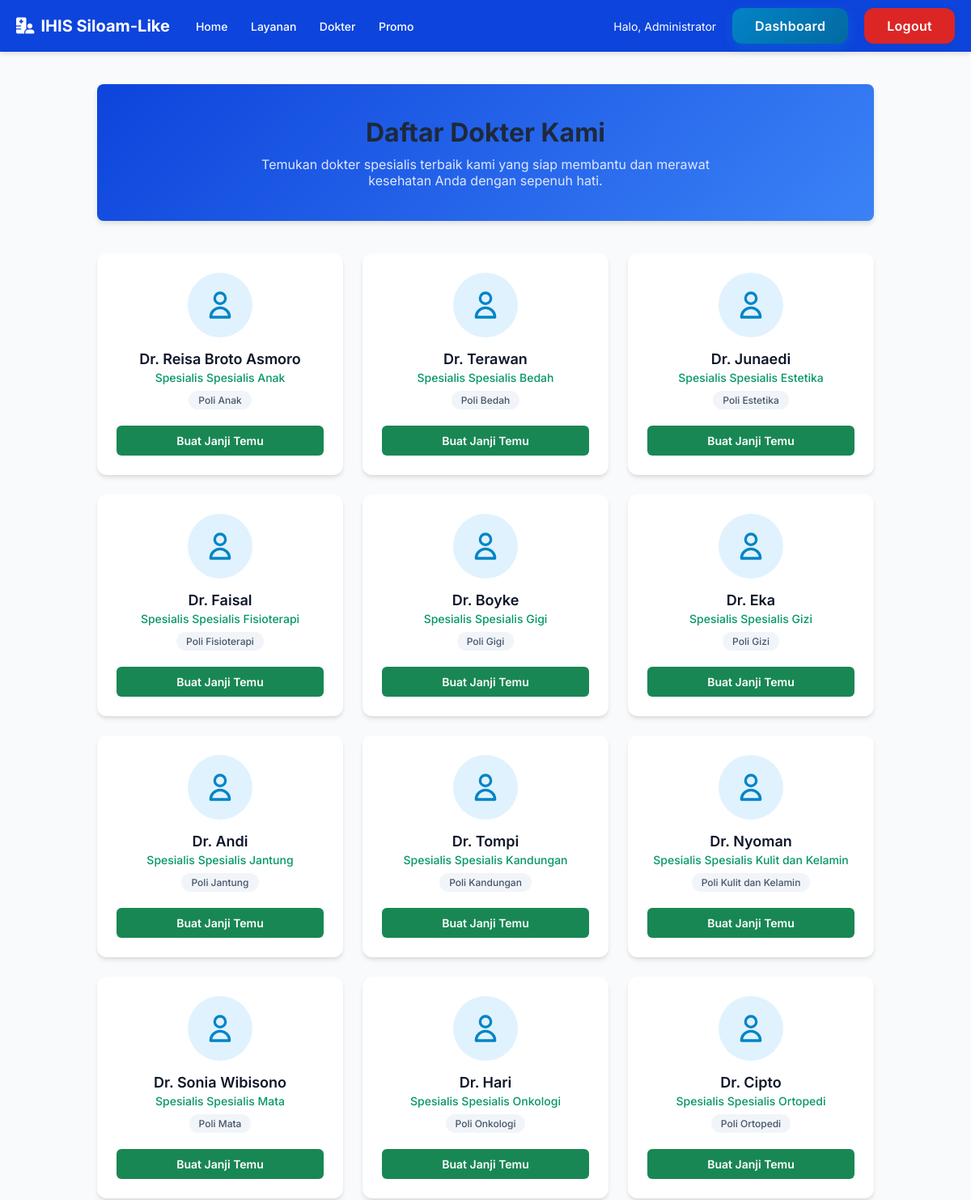
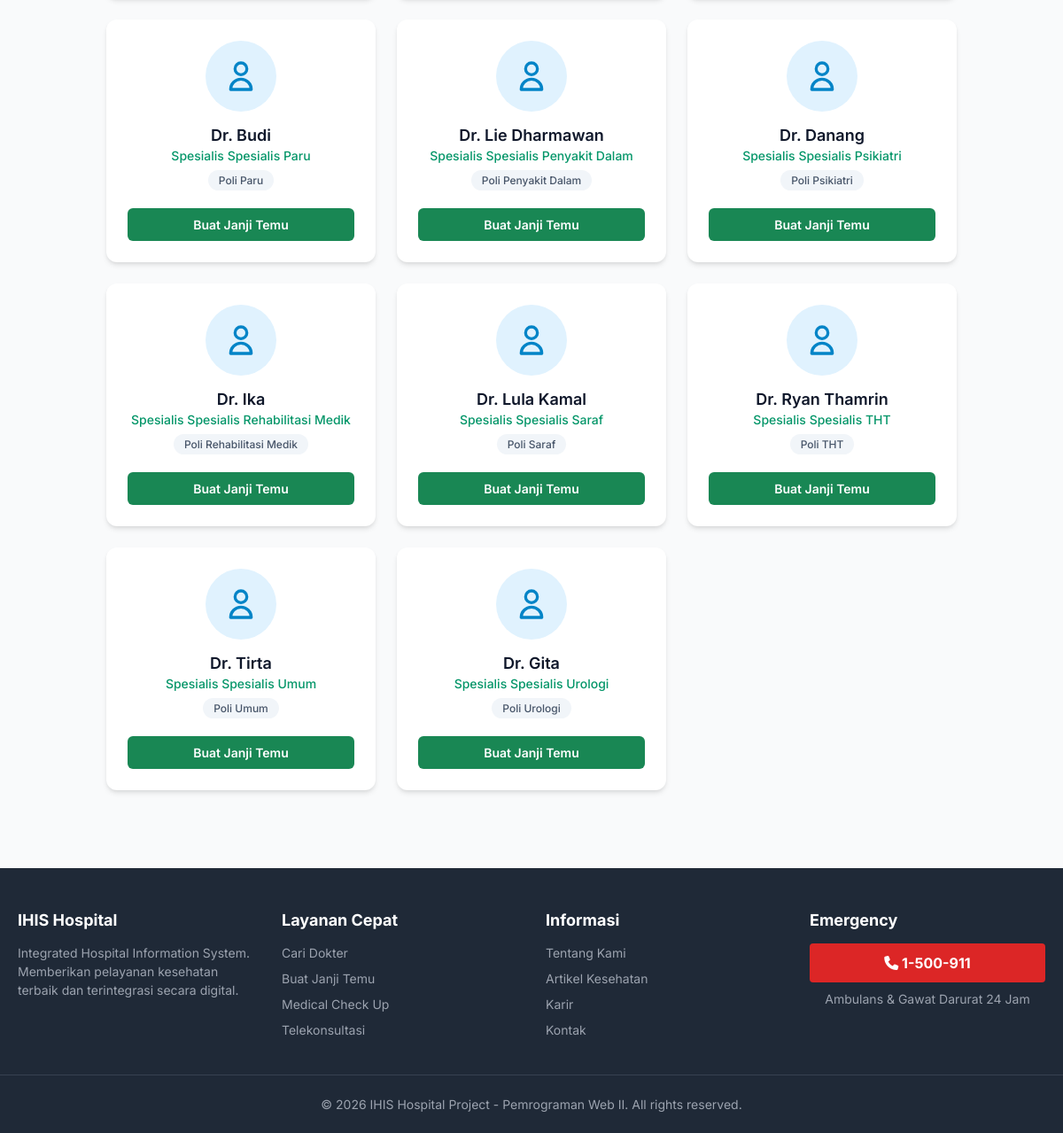
The app's page /index.php?page=doctors (signed in) with its own data (2 pictures, top to bottom).
### tables this page shows
CREATE TABLE `doctors` (
  `id` int(11) NOT NULL,
  `user_id` int(11) NOT NULL,
  `poly_id` int(11) NOT NULL,
  `full_name` varchar(150) NOT NULL,
  `specialty` varchar(100) NOT NULL,
  `fee` decimal(10,2) NOT NULL DEFAULT 0.00,
  `status` enum('ACTIVE','INACTIVE') DEFAULT 'ACTIVE',
  `created_at` timestamp NULL DEFAULT current_timestamp()
);

CREATE TABLE `poly` (
  `id` int(11) NOT NULL,
  `name` varchar(100) NOT NULL,
  `description` text DEFAULT NULL,
  `created_at` timestamp NULL DEFAULT current_timestamp()
);

### public_html/index.php (called while the page is built, shortened)
<?php
$page = isset($_GET['page']) ? $_GET['page'] : 'home';
require_once 'includes/header.php';
require_once "pages/{$page}.php";
require_once 'includes/footer.php';
?>

### public_html/pages/doctors.php (the view, shortened to what this page needs)
<?php
$error = '';
$doctors = [];
try {
    $query = "
        SELECT d.id, d.full_name, d.specialty, d.fee, p.name AS poly_name
        FROM doctors d
        LEFT JOIN poly p ON d.poly_id = p.id
        WHERE d.status = 'ACTIVE'
        ORDER BY p.name ASC, d.full_name ASC
    ";
    $stmt = $pdo->query($query);
    $doctors = $stmt->fetchAll(PDO::FETCH_ASSOC);
} catch (PDOException $e) {
    $error = "Gagal memuat daftar dokter: " . $e->getMessage();
}
?>
<div class="doctors-page-container" style="max-width: 1000px; margin: 40px auto; padding: 0 20px;">
    <div class="page-header" style="text-align: center; margin-bottom: 40px;">
        <h1 style="color: #1e293b; font-size: 32px; margin-bottom: 10px;">Daftar Dokter Kami</h1>
        <p style="font-size: 16px; max-width: 600px; margin: 0 auto;">
            Temukan dokter spesialis terbaik kami yang siap membantu dan merawat kesehatan Anda dengan sepenuh hati.
        </p>
    </div>
    <?php if ($error): ?>
        <div style="background:#fee2e2; color:#b91c1c; padding:15px; border-radius:8px; border: 1px solid #f87171; text-align: center;">
            <?= htmlspecialchars($error) ?>
        </div>
    <?php else: ?>
        <div class="doctors-grid" style="display: grid; grid-template-columns: repeat(auto-fill, minmax(280px, 1fr)); gap: 24px;">
            <?php foreach ($doctors as $doc): ?>
                <div class="doctor-card" style="background: #ffffff; border-radius: 12px; padding: 24px; box-shadow: 0 4px 6px -1px rgba(0, 0, 0, 0.1), 0 2px 4px -1px rgba(0, 0, 0, 0.06); text-align: center; transition: transform 0.2s ease;">
                    <div class="doctor-avatar" style="width: 80px; height: 80px; background: #e0f2fe; border-radius: 50%; margin: 0 auto 16px; display: flex; align-items: center; justify-content: center; color: #0284c7;">
                        <svg style="width: 40px; height: 40px;" xmlns="http://www.w3.org/2000/svg" fill="none" viewBox="0 0 24 24" stroke="currentColor">
                            <path stroke-linecap="round" stroke-linejoin="round" stroke-width="2" d="M16 7a4 4 0 11-8 0 4 4 0 018 0zM12 14a7 7 0 00-7 7h14a7 7 0 00-7-7z" />
                        </svg>
                    </div>
                    <h3 style="font-size: 18px; color: #0f172a; margin: 0 0 4px; font-weight: 600;">
                        <?= htmlspecialchars($doc['full_name']) ?>
                    </h3>
                    <p style="color: #059669; font-size: 14px; font-weight: 500; margin: 0 0 8px;">
                        Spesialis <?= htmlspecialchars($doc['specialty']) ?>
                    </p>
                    <div style="display: inline-block; background: #f1f5f9; color: #475569; padding: 4px 12px; border-radius: 999px; font-size: 12px; font-weight: 500; margin-bottom: 20px;">
                        <?= htmlspecialchars($doc['poly_name'] ?? 'Poli Umum') ?>
                    </div>
                    <a href="index.php?page=book_appointment" class="btn-book" style="display: block; width: 100%; background: rgb(25, 135, 84); color: #ffffff; padding: 10px 0; border-radius: 6px; text-decoration: none; font-size: 14px; font-weight: 600; transition: background 0.2s ease;">
                        Buat Janji Temu
                    </a>
                </div>
            <?php endforeach; ?>
        </div>
    <?php endif; ?>
</div>

### public_html/assets/css/global.css (style rules this page uses)
:root { --primary-color: #0d44dc; --primary-hover: #2563eb; --danger-color: #dc2626; --danger-hover: #ef4444; --bg-light: #f9fafb; --text-main: #1f2937; --text-muted: #6b7280; --white: #ffffff; --font-family: 'Inter', sans-serif; }
* { margin: 0; padding: 0; box-sizing: border-box; }
body { font-family: var(--font-family); background-color: var(--bg-light); color: var(--text-main); display: flex; flex-direction: column; min-height: 100vh; }
a { text-decoration: none; color: inherit; }

### public_html/assets/css/doctors.css (style rules this page uses)
.page-header { background: linear-gradient(135deg, var(--primary-color), #3b82f6); color: white; padding: 40px 20px; text-align: center; border-radius: 8px; margin-bottom: 30px; box-shadow: 0 4px 6px rgba(0,0,0,0.1); }
.page-header p { color: #e0e7ff; }

### records on screen
doctors: full_name "Dr. Reisa Broto Asmoro", specialty "Spesialis Anak", poly.name "Poli Anak"
doctors: full_name "Dr. Terawan", specialty "Spesialis Bedah", poly.name "Poli Bedah"
doctors: full_name "Dr. Junaedi", specialty "Spesialis Estetika", poly.name "Poli Estetika"
doctors: full_name "Dr. Faisal", specialty "Spesialis Fisioterapi", poly.name "Poli Fisioterapi"
doctors: full_name "Dr. Boyke", specialty "Spesialis Gigi", poly.name "Poli Gigi"
doctors: full_name "Dr. Eka", specialty "Spesialis Gizi", poly.name "Poli Gizi"
doctors: full_name "Dr. Andi", specialty "Spesialis Jantung", poly.name "Poli Jantung"
doctors: full_name "Dr. Tompi", specialty "Spesialis Kandungan", poly.name "Poli Kandungan"
doctors: full_name "Dr. Nyoman", specialty "Spesialis Kulit dan Kelamin", poly.name "Poli Kulit dan Kelamin"
doctors: full_name "Dr. Sonia Wibisono", specialty "Spesialis Mata", poly.name "Poli Mata"
doctors: full_name "Dr. Hari", specialty "Spesialis Onkologi", poly.name "Poli Onkologi"
doctors: full_name "Dr. Cipto", specialty "Spesialis Ortopedi", poly.name "Poli Ortopedi"
doctors: full_name "Dr. Budi", specialty "Spesialis Paru", poly.name "Poli Paru"
doctors: full_name "Dr. Lie Dharmawan", specialty "Spesialis Penyakit Dalam", poly.name "Poli Penyakit Dalam"
doctors: full_name "Dr. Danang", specialty "Spesialis Psikiatri", poly.name "Poli Psikiatri"
doctors: full_name "Dr. Ika", specialty "Spesialis Rehabilitasi Medik", poly.name "Poli Rehabilitasi Medik"
doctors: full_name "Dr. Lula Kamal", specialty "Spesialis Saraf", poly.name "Poli Saraf"
doctors: full_name "Dr. Ryan Thamrin", specialty "Spesialis THT", poly.name "Poli THT"
doctors: full_name "Dr. Tirta", specialty "Spesialis Umum", poly.name "Poli Umum"
doctors: full_name "Dr. Gita", specialty "Spesialis Urologi", poly.name "Poli Urologi"

### other values on screen
$_SESSION['user_name'] "Administrator"
